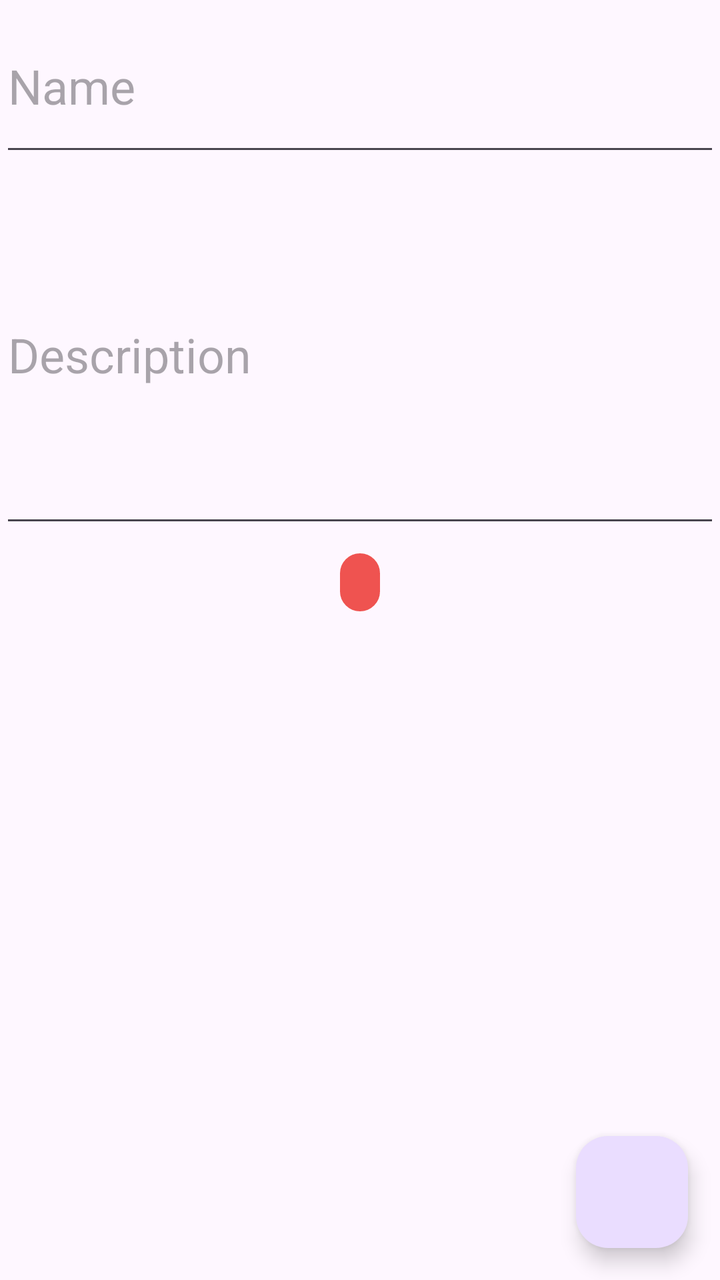
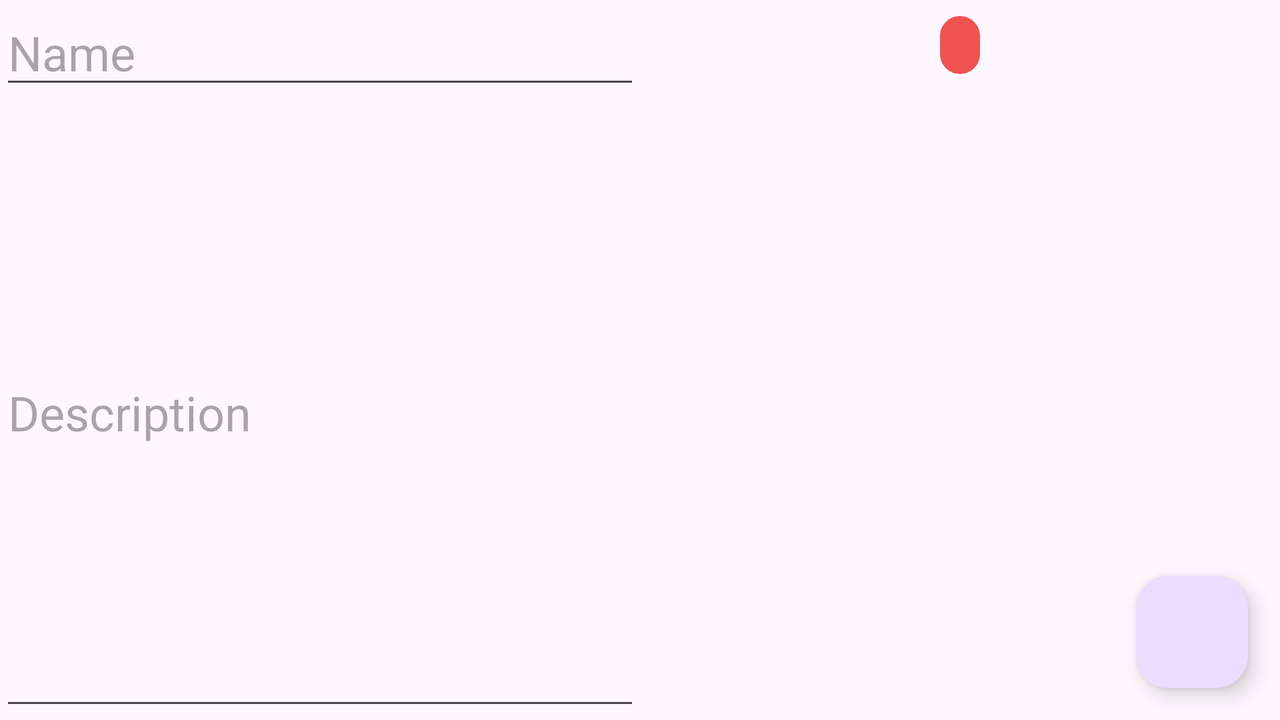

Two renders of one Android screen. The first uses the default layout on a phone; the second uses the alternative layout the repository ships for a different screen configuration, on a matching device. The two XML files are below.
<!-- AndroidManifest.xml: application theme Theme.Finabox -->
<!-- res/layout/fragment_thing_edit.xml -->
<?xml version="1.0" encoding="utf-8"?>
<FrameLayout xmlns:android="http://schemas.android.com/apk/res/android"
    xmlns:app="http://schemas.android.com/apk/res-auto"
    xmlns:tools="http://schemas.android.com/tools"
    android:layout_height="match_parent"
    android:layout_width="match_parent" >

    <LinearLayout
        android:layout_width="match_parent"
        android:layout_height="match_parent"
        android:orientation="vertical"
        app:layout_behavior="@string/appbar_scrolling_view_behavior"
        tools:context="ru.frozik6k.lohouse.ThingFragment">



        
        <EditText
            android:id="@+id/nameItem"
            android:layout_weight="13"
            android:layout_width="match_parent"
            android:layout_height="0dp"
            android:hint="@string/name_item"
            android:textSize="@dimen/text_size"> 
			<requestFocus/>
			</EditText>
        <EditText
            android:id="@+id/description"
            android:layout_width="match_parent"
            android:layout_height="0dp"
            android:layout_weight="29"
            android:inputType="textMultiLine"
            android:lines="4"
            android:ems="10"
            android:hint="@string/description"
            android:layout_below="@+id/nameItem"
            android:textSize="@dimen/text_size">   
        </EditText>

        <FrameLayout
            android:layout_width="match_parent"
            android:layout_height="0dp"
            android:layout_weight="58"
            android:layout_below="@id/description">
            <android.support.v4.view.ViewPager
                android:id="@+id/pagerFotos"
                android:layout_width="match_parent"
                android:layout_height="match_parent">
            </android.support.v4.view.ViewPager>
            <LinearLayout
                android:layout_width="wrap_content"
                android:layout_height="wrap_content"
                android:layout_margin="@dimen/view_margin"
                android:layout_gravity="center_horizontal"
                android:background="@drawable/roundrect"
                android:orientation="horizontal" >
                <ImageView
                    android:layout_width="wrap_content"
                    android:layout_height="wrap_content"
                    android:src="@drawable/ic_profile_photos" />
                <TextView
                    android:id="@+id/tvCountFoto"
                    android:layout_width="wrap_content"
                    android:layout_height="wrap_content"
                    android:textColor="@color/colorWhite"
                    android:text=""/>
            </LinearLayout>

        </FrameLayout>

    </LinearLayout>

    <android.support.design.widget.FloatingActionButton
        android:id="@+id/fab"
        android:layout_width="wrap_content"
        android:layout_height="wrap_content"
        android:layout_gravity="bottom|right"
        android:layout_margin="@dimen/fab_margin"
        android:src="@drawable/ic_menu_save"/>

</FrameLayout>
<!-- resources referenced by this layout -->
<resources>
  <color name="colorWhite">#fffffe</color>
  <dimen name="fab_margin">16dp</dimen>
  <dimen name="text_size">24sp</dimen>
  <dimen name="view_margin">8dp</dimen>
  <!-- drawable roundrect (drawable) -->
  <?xml version="1.0" encoding="utf-8"?>
  <shape xmlns:android="http://schemas.android.com/apk/res/android"
         android:shape="rectangle" >
  
      <corners android:radius="15dp" />
  
      <gradient
          android:angle="90"
          android:endColor="@color/colorNormal"
          android:startColor="@color/colorNormal"
          android:type="linear" />
  
      <stroke
          android:width="1dp"
          android:color="@color/colorNormal" />
  
      <padding
          android:bottom="5dp"
          android:left="10dp"
          android:right="10dp"
          android:top="5dp" />
  
  </shape>
  <string name="description">Description</string>
  <string name="name_item">Name</string>
  <style name="Theme.Finabox" parent="Base.Theme.Finabox" />
  <color name="colorNormal">#EF5350</color>
  <style name="Base.Theme.Finabox" parent="Theme.Material3.DayNight.NoActionBar">
          
          
      </style>
</resources>
<!-- res/layout-land/fragment_thing_edit.xml (the repository's variant of the layout above) -->
<!-- drawn on the phone turned sideways -->
<?xml version="1.0" encoding="utf-8"?>
<FrameLayout xmlns:android="http://schemas.android.com/apk/res/android"
             xmlns:app="http://schemas.android.com/apk/res-auto"
             xmlns:tools="http://schemas.android.com/tools"
             android:layout_height="match_parent"
             android:layout_width="match_parent" >

    <LinearLayout
        android:layout_width="match_parent"
        android:layout_height="match_parent"
        android:orientation="horizontal"
        app:layout_behavior="@string/appbar_scrolling_view_behavior"
        tools:context="ru.frozik6k.lohouse.ThingFragment">

        <LinearLayout
            android:layout_weight="50"
            android:layout_width="0dp"
            android:layout_height="match_parent"
            android:orientation="vertical">
        
            <EditText
                android:id="@+id/nameItem"
                android:layout_width="match_parent"
                android:layout_height="wrap_content"
                android:hint="@string/name_item"
                android:textSize="@dimen/text_size">
				<requestFocus/>
			</EditText>
            <EditText
                android:id="@+id/description"
                android:layout_width="match_parent"
                android:layout_height="match_parent"
                android:inputType="textMultiLine"
                android:lines="4"
                android:ems="10"
                android:hint="@string/description"
                android:layout_below="@+id/nameItem"
                android:textSize="@dimen/text_size">              
            </EditText>
        </LinearLayout>

        <FrameLayout
            android:layout_weight="50"
            android:layout_width="0dp"
            android:layout_height="match_parent"
            android:layout_below="@id/description">
            <android.support.v4.view.ViewPager
                android:id="@+id/pagerFotos"
                android:layout_width="match_parent"
                android:layout_height="match_parent">
            </android.support.v4.view.ViewPager>
            <LinearLayout
                android:layout_width="wrap_content"
                android:layout_height="wrap_content"
                android:layout_margin="@dimen/view_margin"
                android:layout_gravity="center_horizontal"
                android:background="@drawable/roundrect"
                android:orientation="horizontal" >
                <ImageView
                    android:layout_width="wrap_content"
                    android:layout_height="wrap_content"
                    android:src="@drawable/ic_profile_photos" />
                <TextView
                    android:id="@+id/tvCountFoto"
                    android:layout_width="wrap_content"
                    android:layout_height="wrap_content"
                    android:textColor="@color/colorWhite"
                    android:text=""/>
            </LinearLayout>

        </FrameLayout>

    </LinearLayout>

    <android.support.design.widget.FloatingActionButton
        android:id="@+id/fab"
        android:layout_width="wrap_content"
        android:layout_height="wrap_content"
        android:layout_gravity="bottom|right"
        android:layout_margin="@dimen/fab_margin"
        android:src="@drawable/ic_menu_save"/>

</FrameLayout>
